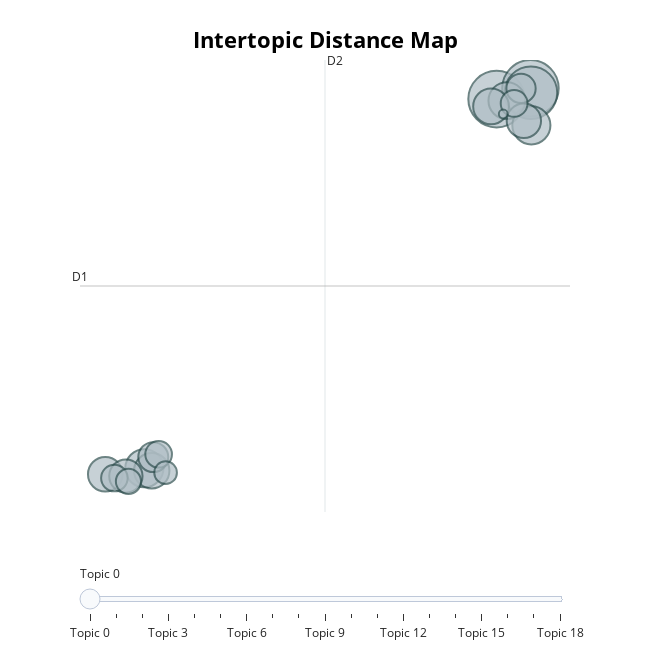

The cell this chart's notebook holds for it:
### Code cell
topic_model.visualize_topics()

### Figure 1 — Plotly figure (JSON) as saved in the notebook; plotly's stock layout.template omitted (floating-point values rounded to 4 significant figures)
{"data": [{"customdata": [[0, "plastic | cups | glands | packaging | people", 531], [1, "heat | pumice | oven | wind | pizza", 529], [2, "window | windows | weeds | glass | old", 458], [3, "tank | random | tires | tanks | flywheel", 242], [4, "detect | tobacco | urine | smell | sensors", 241], [5, "esg | employees | employee | sustainability | fashion", 225], [6, "berries | potatoes | cutting | pulp | potato", 212], [7, "fish | chickens | feed | dead | chicken", 208], [8, "board | gypsum | boards | wall | holes", 199], [9, "protein | powder | whey | alcohol | shot", 196], [10, "robot | drone | explosives | mines | robots", 184], [11, "chair | wheels | table | elderly | chairs", 149], [12, "blinds | light | uv | blind | color", 142], [13, "buns | bread | rolls | different | random", 119], [14, "bed | matress | pressure | patient | mattress", 118], [15, "lego | bricks | model | idea | good", 117], [16, "hearing | aids | aid | sound | noise", 105], [17, "aerodynamic | rider | bearing | efficiency | chain", 85], [18, "stent | define | kirigami | removeal | bit", 13]], "hovertemplate": "<b>Topic %{customdata[0]}</b><br>%{customdata[1]}<br>Size: %{customdata[2]}", "legendgroup": "", "marker": {"color": "#B0BEC5", "line": {"color": "DarkSlateGrey", "width": 2}, "size": [531, 529, 458, 242, 241, 225, 212, 208, 199, 196, 184, 149, 142, 119, 118, 117, 105, 85, 13], "sizemode": "area", "sizeref": 0.3319, "symbol": "circle"}, "mode": "markers", "name": "", "orientation": "v", "showlegend": false, "type": "scatter", "x": [7.86, 9.055, 9.071, -4.574, 9.087, 8.222, 7.664, -4.315, -5.953, 8.823, -5.227, -4.26, 8.722, 8.478, -4.071, -5.632, -5.136, -3.825, 8.094], "xaxis": "x", "y": [9.951, 10.56, 10.31, -10.7, 8.484, 9.864, 9.541, -10.84, -11.03, 8.738, -11.13, -10.07, 10.55, 9.712, -9.915, -11.24, -11.43, -10.94, 9.12], "yaxis": "y"}], "layout": {"annotations": [{"showarrow": false, "text": "D1", "x": -6.846, "y": -0.503, "yshift": 10}, {"showarrow": false, "text": "D2", "x": 1.802, "xshift": 10, "y": 12.14}], "height": 650, "hoverlabel": {"bgcolor": "white", "font": {"family": "Rockwell", "size": 16}}, "legend": {"itemsizing": "constant", "tracegroupgap": 0}, "margin": {"t": 60}, "shapes": [{"line": {"color": "#CFD8DC", "width": 2}, "type": "line", "x0": 1.802, "x1": 1.802, "y0": -13.14, "y1": 12.14}, {"line": {"color": "#9E9E9E", "width": 2}, "type": "line", "x0": -6.846, "x1": 10.45, "y0": -0.503, "y1": -0.503}], "sliders": [{"active": 0, "pad": {"t": 50}, "steps": [{"args": [{"marker.color": [["red", "#B0BEC5", "#B0BEC5", "#B0BEC5", "#B0BEC5", "#B0BEC5", "#B0BEC5", "#B0BEC5", "#B0BEC5", "#B0BEC5", "#B0BEC5", "#B0BEC5", "#B0BEC5", "#B0BEC5", "#B0BEC5", "#B0BEC5", "#B0BEC5", "#B0BEC5", "#B0BEC5"]]}], "label": "Topic 0", "method": "update"}, {"args": [{"marker.color": [["#B0BEC5", "red", "#B0BEC5", "#B0BEC5", "#B0BEC5", "#B0BEC5", "#B0BEC5", "#B0BEC5", "#B0BEC5", "#B0BEC5", "#B0BEC5", "#B0BEC5", "#B0BEC5", "#B0BEC5", "#B0BEC5", "#B0BEC5", "#B0BEC5", "#B0BEC5", "#B0BEC5"]]}], "label": "Topic 1", "method": "update"}, {"args": [{"marker.color": [["#B0BEC5", "#B0BEC5", "red", "#B0BEC5", "#B0BEC5", "#B0BEC5", "#B0BEC5", "#B0BEC5", "#B0BEC5", "#B0BEC5", "#B0BEC5", "#B0BEC5", "#B0BEC5", "#B0BEC5", "#B0BEC5", "#B0BEC5", "#B0BEC5", "#B0BEC5", "#B0BEC5"]]}], "label": "Topic 2", "method": "update"}, {"args": [{"marker.color": [["#B0BEC5", "#B0BEC5", "#B0BEC5", "red", "#B0BEC5", "#B0BEC5", "#B0BEC5", "#B0BEC5", "#B0BEC5", "#B0BEC5", "#B0BEC5", "#B0BEC5", "#B0BEC5", "#B0BEC5", "#B0BEC5", "#B0BEC5", "#B0BEC5", "#B0BEC5", "#B0BEC5"]]}], "label": "Topic 3", "method": "update"}, {"args": [{"marker.color": [["#B0BEC5", "#B0BEC5", "#B0BEC5", "#B0BEC5", "red", "#B0BEC5", "#B0BEC5", "#B0BEC5", "#B0BEC5", "#B0BEC5", "#B0BEC5", "#B0BEC5", "#B0BEC5", "#B0BEC5", "#B0BEC5", "#B0BEC5", "#B0BEC5", "#B0BEC5", "#B0BEC5"]]}], "label": "Topic 4", "method": "update"}, {"args": [{"marker.color": [["#B0BEC5", "#B0BEC5", "#B0BEC5", "#B0BEC5", "#B0BEC5", "red", "#B0BEC5", "#B0BEC5", "#B0BEC5", "#B0BEC5", "#B0BEC5", "#B0BEC5", "#B0BEC5", "#B0BEC5", "#B0BEC5", "#B0BEC5", "#B0BEC5", "#B0BEC5", "#B0BEC5"]]}], "label": "Topic 5", "method": "update"}, {"args": [{"marker.color": [["#B0BEC5", "#B0BEC5", "#B0BEC5", "#B0BEC5", "#B0BEC5", "#B0BEC5", "red", "#B0BEC5", "#B0BEC5", "#B0BEC5", "#B0BEC5", "#B0BEC5", "#B0BEC5", "#B0BEC5", "#B0BEC5", "#B0BEC5", "#B0BEC5", "#B0BEC5", "#B0BEC5"]]}], "label": "Topic 6", "method": "update"}, {"args": [{"marker.color": [["#B0BEC5", "#B0BEC5", "#B0BEC5", "#B0BEC5", "#B0BEC5", "#B0BEC5", "#B0BEC5", "red", "#B0BEC5", "#B0BEC5", "#B0BEC5", "#B0BEC5", "#B0BEC5", "#B0BEC5", "#B0BEC5", "#B0BEC5", "#B0BEC5", "#B0BEC5", "#B0BEC5"]]}], "label": "Topic 7", "method": "update"}, {"args": [{"marker.color": [["#B0BEC5", "#B0BEC5", "#B0BEC5", "#B0BEC5", "#B0BEC5", "#B0BEC5", "#B0BEC5", "#B0BEC5", "red", "#B0BEC5", "#B0BEC5", "#B0BEC5", "#B0BEC5", "#B0BEC5", "#B0BEC5", "#B0BEC5", "#B0BEC5", "#B0BEC5", "#B0BEC5"]]}], "label": "Topic 8", "method": "update"}, {"args": [{"marker.color": [["#B0BEC5", "#B0BEC5", "#B0BEC5", "#B0BEC5", "#B0BEC5", "#B0BEC5", "#B0BEC5", "#B0BEC5", "#B0BEC5", "red", "#B0BEC5", "#B0BEC5", "#B0BEC5", "#B0BEC5", "#B0BEC5", "#B0BEC5", "#B0BEC5", "#B0BEC5", "#B0BEC5"]]}], "label": "Topic 9", "method": "update"}, {"args": [{"marker.color": [["#B0BEC5", "#B0BEC5", "#B0BEC5", "#B0BEC5", "#B0BEC5", "#B0BEC5", "#B0BEC5", "#B0BEC5", "#B0BEC5", "#B0BEC5", "red", "#B0BEC5", "#B0BEC5", "#B0BEC5", "#B0BEC5", "#B0BEC5", "#B0BEC5", "#B0BEC5", "#B0BEC5"]]}], "label": "Topic 10", "method": "update"}, {"args": [{"marker.color": [["#B0BEC5", "#B0BEC5", "#B0BEC5", "#B0BEC5", "#B0BEC5", "#B0BEC5", "#B0BEC5", "#B0BEC5", "#B0BEC5", "#B0BEC5", "#B0BEC5", "red", "#B0BEC5", "#B0BEC5", "#B0BEC5", "#B0BEC5", "#B0BEC5", "#B0BEC5", "#B0BEC5"]]}], "label": "Topic 11", "method": "update"}, {"args": [{"marker.color": [["#B0BEC5", "#B0BEC5", "#B0BEC5", "#B0BEC5", "#B0BEC5", "#B0BEC5", "#B0BEC5", "#B0BEC5", "#B0BEC5", "#B0BEC5", "#B0BEC5", "#B0BEC5", "red", "#B0BEC5", "#B0BEC5", "#B0BEC5", "#B0BEC5", "#B0BEC5", "#B0BEC5"]]}], "label": "Topic 12", "method": "update"}, {"args": [{"marker.color": [["#B0BEC5", "#B0BEC5", "#B0BEC5", "#B0BEC5", "#B0BEC5", "#B0BEC5", "#B0BEC5", "#B0BEC5", "#B0BEC5", "#B0BEC5", "#B0BEC5", "#B0BEC5", "#B0BEC5", "red", "#B0BEC5", "#B0BEC5", "#B0BEC5", "#B0BEC5", "#B0BEC5"]]}], "label": "Topic 13", "method": "update"}, {"args": [{"marker.color": [["#B0BEC5", "#B0BEC5", "#B0BEC5", "#B0BEC5", "#B0BEC5", "#B0BEC5", "#B0BEC5", "#B0BEC5", "#B0BEC5", "#B0BEC5", "#B0BEC5", "#B0BEC5", "#B0BEC5", "#B0BEC5", "red", "#B0BEC5", "#B0BEC5", "#B0BEC5", "#B0BEC5"]]}], "label": "Topic 14", "method": "update"}, {"args": [{"marker.color": [["#B0BEC5", "#B0BEC5", "#B0BEC5", "#B0BEC5", "#B0BEC5", "#B0BEC5", "#B0BEC5", "#B0BEC5", "#B0BEC5", "#B0BEC5", "#B0BEC5", "#B0BEC5", "#B0BEC5", "#B0BEC5", "#B0BEC5", "red", "#B0BEC5", "#B0BEC5", "#B0BEC5"]]}], "label": "Topic 15", "method": "update"}, {"args": [{"marker.color": [["#B0BEC5", "#B0BEC5", "#B0BEC5", "#B0BEC5", "#B0BEC5", "#B0BEC5", "#B0BEC5", "#B0BEC5", "#B0BEC5", "#B0BEC5", "#B0BEC5", "#B0BEC5", "#B0BEC5", "#B0BEC5", "#B0BEC5", "#B0BEC5", "red", "#B0BEC5", "#B0BEC5"]]}], "label": "Topic 16", "method": "update"}, {"args": [{"marker.color": [["#B0BEC5", "#B0BEC5", "#B0BEC5", "#B0BEC5", "#B0BEC5", "#B0BEC5", "#B0BEC5", "#B0BEC5", "#B0BEC5", "#B0BEC5", "#B0BEC5", "#B0BEC5", "#B0BEC5", "#B0BEC5", "#B0BEC5", "#B0BEC5", "#B0BEC5", "red", "#B0BEC5"]]}], "label": "Topic 17", "method": "update"}, {"args": [{"marker.color": [["#B0BEC5", "#B0BEC5", "#B0BEC5", "#B0BEC5", "#B0BEC5", "#B0BEC5", "#B0BEC5", "#B0BEC5", "#B0BEC5", "#B0BEC5", "#B0BEC5", "#B0BEC5", "#B0BEC5", "#B0BEC5", "#B0BEC5", "#B0BEC5", "#B0BEC5", "#B0BEC5", "red"]]}], "label": "Topic 18", "method": "update"}]}], "title": {"font": {"color": "Black", "size": 22}, "text": "<b>Intertopic Distance Map</b>", "x": 0.5, "xanchor": "center", "y": 0.95, "yanchor": "top"}, "width": 650, "xaxis": {"anchor": "y", "domain": [0, 1], "range": [-6.846, 10.45], "title": {"text": ""}, "visible": false}, "yaxis": {"anchor": "x", "domain": [0, 1], "range": [-13.14, 12.14], "title": {"text": ""}, "visible": false}}}
